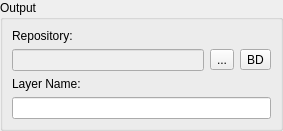
<?xml version="1.0" encoding="UTF-8"?>
<ui version="4.0">
 <class>OutputRasterWidgetForm</class>
 <widget class="QWidget" name="OutputRasterWidgetForm">
  <property name="geometry">
   <rect>
    <x>0</x>
    <y>0</y>
    <width>283</width>
    <height>125</height>
   </rect>
  </property>
  <property name="minimumSize">
   <size>
    <width>0</width>
    <height>0</height>
   </size>
  </property>
  <property name="windowTitle">
   <string>Form</string>
  </property>
  <layout class="QGridLayout" name="gridLayout">
   <property name="sizeConstraint">
    <enum>QLayout::SetDefaultConstraint</enum>
   </property>
   <property name="leftMargin">
    <number>0</number>
   </property>
   <property name="topMargin">
    <number>0</number>
   </property>
   <property name="rightMargin">
    <number>0</number>
   </property>
   <property name="bottomMargin">
    <number>0</number>
   </property>
   <item row="0" column="0">
    <widget class="QGroupBox" name="groupBox_9">
     <property name="sizePolicy">
      <sizepolicy hsizetype="Preferred" vsizetype="Preferred">
       <horstretch>0</horstretch>
       <verstretch>0</verstretch>
      </sizepolicy>
     </property>
     <property name="title">
      <string>Output</string>
     </property>
     <property name="flat">
      <bool>false</bool>
     </property>
     <layout class="QGridLayout" name="gridLayout_6">
      <property name="sizeConstraint">
       <enum>QLayout::SetDefaultConstraint</enum>
      </property>
      <item row="0" column="0">
       <layout class="QGridLayout" name="gridLayout_5">
        <item row="1" column="0">
         <layout class="QGridLayout" name="gridLayout_2">
          <item row="0" column="0">
           <widget class="QLabel" name="label_8">
            <property name="text">
             <string>Layer Name:</string>
            </property>
           </widget>
          </item>
          <item row="1" column="0">
           <widget class="QLineEdit" name="m_newLayerNameLineEdit">
            <property name="readOnly">
             <bool>false</bool>
            </property>
           </widget>
          </item>
         </layout>
        </item>
        <item row="0" column="0">
         <layout class="QGridLayout" name="gridLayout_4">
          <item row="1" column="0">
           <layout class="QGridLayout" name="gridLayout_3">
            <item row="0" column="2">
             <widget class="QToolButton" name="m_targetDatasourceToolButton">
              <property name="minimumSize">
               <size>
                <width>0</width>
                <height>0</height>
               </size>
              </property>
              <property name="toolTip">
               <string>Save in data source</string>
              </property>
              <property name="text">
               <string>BD</string>
              </property>
             </widget>
            </item>
            <item row="0" column="1">
             <widget class="QToolButton" name="m_targetFileToolButton">
              <property name="minimumSize">
               <size>
                <width>0</width>
                <height>0</height>
               </size>
              </property>
              <property name="toolTip">
               <string>Save as file</string>
              </property>
              <property name="text">
               <string>...</string>
              </property>
             </widget>
            </item>
            <item row="0" column="0">
             <widget class="QLineEdit" name="m_repositoryLineEdit">
              <property name="enabled">
               <bool>false</bool>
              </property>
             </widget>
            </item>
           </layout>
          </item>
          <item row="0" column="0">
           <widget class="QLabel" name="label_7">
            <property name="text">
             <string>Repository:</string>
            </property>
           </widget>
          </item>
         </layout>
        </item>
       </layout>
      </item>
     </layout>
    </widget>
   </item>
  </layout>
 </widget>
 <resources/>
 <connections/>
</ui>
